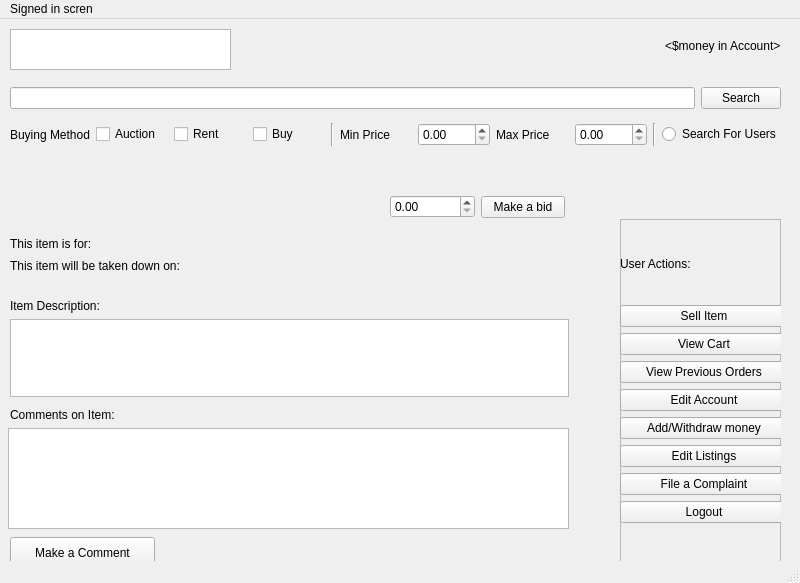
<?xml version="1.0" encoding="UTF-8"?>
<ui version="4.0">
 <class>MainWindow</class>
 <widget class="QMainWindow" name="MainWindow">
  <property name="geometry">
   <rect>
    <x>0</x>
    <y>0</y>
    <width>800</width>
    <height>583</height>
   </rect>
  </property>
  <property name="windowTitle">
   <string>MainWindow</string>
  </property>
  <widget class="QWidget" name="centralwidget">
   <widget class="QGraphicsView" name="Logo">
    <property name="geometry">
     <rect>
      <x>10</x>
      <y>10</y>
      <width>221</width>
      <height>41</height>
     </rect>
    </property>
   </widget>
   <widget class="QFrame" name="frame">
    <property name="geometry">
     <rect>
      <x>620</x>
      <y>200</y>
      <width>161</width>
      <height>371</height>
     </rect>
    </property>
    <property name="frameShape">
     <enum>QFrame::StyledPanel</enum>
    </property>
    <property name="frameShadow">
     <enum>QFrame::Raised</enum>
    </property>
    <widget class="QWidget" name="layoutWidget_3">
     <property name="geometry">
      <rect>
       <x>0</x>
       <y>10</y>
       <width>168</width>
       <height>294</height>
      </rect>
     </property>
     <layout class="QVBoxLayout" name="verticalLayout_4">
      <item>
       <widget class="QLabel" name="label_4">
        <property name="text">
         <string>User Actions:</string>
        </property>
       </widget>
      </item>
      <item>
       <widget class="QPushButton" name="sell_button">
        <property name="text">
         <string>Sell Item</string>
        </property>
       </widget>
      </item>
      <item>
       <widget class="QPushButton" name="cart_button">
        <property name="text">
         <string>View Cart</string>
        </property>
       </widget>
      </item>
      <item>
       <widget class="QPushButton" name="previous_orders_button">
        <property name="text">
         <string>View Previous Orders</string>
        </property>
       </widget>
      </item>
      <item>
       <widget class="QPushButton" name="edit_account_button">
        <property name="text">
         <string>Edit Account</string>
        </property>
       </widget>
      </item>
      <item>
       <widget class="QPushButton" name="withdraw_button">
        <property name="text">
         <string>Add/Withdraw money</string>
        </property>
       </widget>
      </item>
      <item>
       <widget class="QPushButton" name="edit_listings_button">
        <property name="text">
         <string>Edit Listings</string>
        </property>
       </widget>
      </item>
      <item>
       <widget class="QPushButton" name="complaint_button">
        <property name="text">
         <string>File a Complaint</string>
        </property>
       </widget>
      </item>
      <item>
       <widget class="QPushButton" name="signin_button">
        <property name="text">
         <string>Logout</string>
        </property>
       </widget>
      </item>
     </layout>
    </widget>
   </widget>
   <widget class="QLabel" name="label_5">
    <property name="geometry">
     <rect>
      <x>10</x>
      <y>279</y>
      <width>98</width>
      <height>16</height>
     </rect>
    </property>
    <property name="text">
     <string>Item Description:</string>
    </property>
   </widget>
   <widget class="QTextBrowser" name="item_comments">
    <property name="geometry">
     <rect>
      <x>8</x>
      <y>409</y>
      <width>561</width>
      <height>101</height>
     </rect>
    </property>
    <property name="item_comments" stdset="0">
     <string/>
    </property>
   </widget>
   <widget class="QPushButton" name="comment_button">
    <property name="geometry">
     <rect>
      <x>10</x>
      <y>518</y>
      <width>145</width>
      <height>32</height>
     </rect>
    </property>
    <property name="text">
     <string>Make a Comment</string>
    </property>
   </widget>
   <widget class="QLabel" name="label_8">
    <property name="geometry">
     <rect>
      <x>10</x>
      <y>388</y>
      <width>114</width>
      <height>16</height>
     </rect>
    </property>
    <property name="text">
     <string>Comments on Item:</string>
    </property>
   </widget>
   <widget class="QWidget" name="layoutWidget">
    <property name="geometry">
     <rect>
      <x>10</x>
      <y>150</y>
      <width>237</width>
      <height>105</height>
     </rect>
    </property>
    <layout class="QVBoxLayout" name="verticalLayout_3">
     <item>
      <widget class="QLabel" name="item_name">
       <property name="text">
        <string>&lt;Item Name&gt;</string>
       </property>
       <property name="item_name" stdset="0">
        <string/>
       </property>
      </widget>
     </item>
     <item>
      <widget class="QLabel" name="label_2">
       <property name="text">
        <string>&lt;price&gt;</string>
       </property>
       <property name="price" stdset="0">
        <string/>
       </property>
      </widget>
     </item>
     <item>
      <widget class="QLabel" name="seller_name">
       <property name="text">
        <string>&lt;seller&gt;</string>
       </property>
       <property name="seller_name" stdset="0">
        <string/>
       </property>
      </widget>
     </item>
     <item>
      <layout class="QHBoxLayout" name="horizontalLayout_2">
       <item>
        <widget class="QLabel" name="label_3">
         <property name="text">
          <string>This item is for:</string>
         </property>
        </widget>
       </item>
       <item>
        <widget class="QLabel" name="purchase_method_text">
         <property name="text">
          <string>&lt;purchase_method&gt;</string>
         </property>
         <property name="purchase_method" stdset="0">
          <string/>
         </property>
        </widget>
       </item>
      </layout>
     </item>
     <item>
      <layout class="QHBoxLayout" name="horizontalLayout_4">
       <item>
        <widget class="QLabel" name="label_6">
         <property name="text">
          <string>This item will be taken down on:</string>
         </property>
        </widget>
       </item>
       <item>
        <widget class="QLabel" name="takedown_data_text">
         <property name="text">
          <string>&lt;date&gt;</string>
         </property>
         <property name="date" stdset="0">
          <datetime>
           <hour>0</hour>
           <minute>0</minute>
           <second>0</second>
           <year>-4713</year>
           <month>1</month>
           <day>1</day>
          </datetime>
         </property>
        </widget>
       </item>
      </layout>
     </item>
    </layout>
   </widget>
   <widget class="QTextBrowser" name="item_description">
    <property name="geometry">
     <rect>
      <x>10</x>
      <y>300</y>
      <width>559</width>
      <height>78</height>
     </rect>
    </property>
    <property name="item_description" stdset="0">
     <string/>
    </property>
   </widget>
   <widget class="QWidget" name="layoutWidget_4">
    <property name="geometry">
     <rect>
      <x>10</x>
      <y>60</y>
      <width>771</width>
      <height>76</height>
     </rect>
    </property>
    <layout class="QVBoxLayout" name="verticalLayout_5">
     <item>
      <layout class="QHBoxLayout" name="horizontalLayout_6">
       <item>
        <widget class="QLineEdit" name="SearchInputBar_2"/>
       </item>
       <item>
        <widget class="QPushButton" name="SearchSubmissionButton_2">
         <property name="text">
          <string>Search</string>
         </property>
        </widget>
       </item>
      </layout>
     </item>
     <item>
      <layout class="QHBoxLayout" name="horizontalLayout_7">
       <item>
        <widget class="QLabel" name="label_7">
         <property name="text">
          <string>Buying Method</string>
         </property>
        </widget>
       </item>
       <item>
        <widget class="QCheckBox" name="AuctioncheckBox_2">
         <property name="text">
          <string>Auction</string>
         </property>
        </widget>
       </item>
       <item>
        <widget class="QCheckBox" name="rentcheckbox_2">
         <property name="text">
          <string>Rent</string>
         </property>
        </widget>
       </item>
       <item>
        <widget class="QCheckBox" name="Buycheckbox_2">
         <property name="text">
          <string>Buy</string>
         </property>
        </widget>
       </item>
       <item>
        <widget class="Line" name="line_2">
         <property name="orientation">
          <enum>Qt::Vertical</enum>
         </property>
        </widget>
       </item>
       <item>
        <widget class="QLabel" name="MinLabel_3">
         <property name="text">
          <string>Min Price</string>
         </property>
        </widget>
       </item>
       <item>
        <widget class="QDoubleSpinBox" name="MindoubleSpinBox_3"/>
       </item>
       <item>
        <widget class="QLabel" name="MinLabel_4">
         <property name="text">
          <string>Max Price</string>
         </property>
        </widget>
       </item>
       <item>
        <widget class="QDoubleSpinBox" name="MindoubleSpinBox_4"/>
       </item>
       <item>
        <widget class="Line" name="line_3">
         <property name="orientation">
          <enum>Qt::Vertical</enum>
         </property>
        </widget>
       </item>
       <item>
        <widget class="QRadioButton" name="radioButton_2">
         <property name="text">
          <string>Search For Users</string>
         </property>
        </widget>
       </item>
      </layout>
     </item>
    </layout>
   </widget>
   <widget class="QWidget" name="layoutWidget_2">
    <property name="geometry">
     <rect>
      <x>570</x>
      <y>20</y>
      <width>211</width>
      <height>15</height>
     </rect>
    </property>
    <layout class="QHBoxLayout" name="horizontalLayout_3">
     <item>
      <widget class="QLabel" name="first_name_text">
       <property name="text">
        <string>&lt;FirstName&gt;</string>
       </property>
       <property name="first_name" stdset="0">
        <string/>
       </property>
      </widget>
     </item>
     <item>
      <widget class="QLabel" name="money_text">
       <property name="text">
        <string>&lt;$money in Account&gt;</string>
       </property>
       <property name="account_money" stdset="0">
        <string/>
       </property>
      </widget>
     </item>
    </layout>
   </widget>
   <widget class="QWidget" name="">
    <property name="geometry">
     <rect>
      <x>390</x>
      <y>170</y>
      <width>175</width>
      <height>36</height>
     </rect>
    </property>
    <layout class="QHBoxLayout" name="horizontalLayout_5">
     <item>
      <widget class="QDoubleSpinBox" name="doubleSpinBox"/>
     </item>
     <item>
      <widget class="QPushButton" name="add_to_cart">
       <property name="text">
        <string>Make a bid</string>
       </property>
      </widget>
     </item>
    </layout>
   </widget>
   <zorder>label_5</zorder>
   <zorder>item_comments</zorder>
   <zorder>add_to_cart</zorder>
   <zorder>comment_button</zorder>
   <zorder>label_8</zorder>
   <zorder>item_description</zorder>
   <zorder>layoutWidget</zorder>
   <zorder>Logo</zorder>
   <zorder>frame</zorder>
   <zorder>doubleSpinBox</zorder>
   <zorder>layoutWidget_4</zorder>
   <zorder>layoutWidget_2</zorder>
  </widget>
  <widget class="QMenuBar" name="menubar">
   <property name="geometry">
    <rect>
     <x>0</x>
     <y>0</y>
     <width>800</width>
     <height>22</height>
    </rect>
   </property>
   <widget class="QMenu" name="menuSigned_in_scren">
    <property name="title">
     <string>Signed in scren</string>
    </property>
    <addaction name="actionItem_details"/>
   </widget>
   <addaction name="menuSigned_in_scren"/>
  </widget>
  <widget class="QStatusBar" name="statusbar"/>
  <action name="actionItem_details">
   <property name="text">
    <string>Item_details</string>
   </property>
  </action>
 </widget>
 <resources/>
 <connections/>
</ui>
